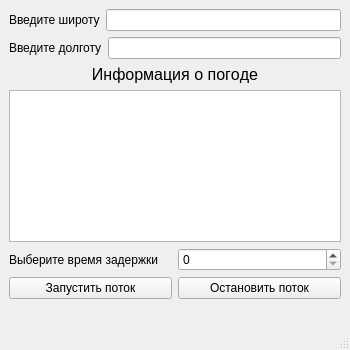
<?xml version="1.0" encoding="UTF-8"?>
<ui version="4.0">
 <class>MainWindow</class>
 <widget class="QMainWindow" name="MainWindow">
  <property name="geometry">
   <rect>
    <x>0</x>
    <y>0</y>
    <width>350</width>
    <height>350</height>
   </rect>
  </property>
  <property name="sizePolicy">
   <sizepolicy hsizetype="Preferred" vsizetype="Preferred">
    <horstretch>0</horstretch>
    <verstretch>0</verstretch>
   </sizepolicy>
  </property>
  <property name="minimumSize">
   <size>
    <width>350</width>
    <height>350</height>
   </size>
  </property>
  <property name="maximumSize">
   <size>
    <width>350</width>
    <height>350</height>
   </size>
  </property>
  <property name="windowTitle">
   <string>MainWindow</string>
  </property>
  <widget class="QWidget" name="centralwidget">
   <layout class="QVBoxLayout" name="verticalLayout">
    <item>
     <layout class="QHBoxLayout" name="horizontalLayout_2">
      <item>
       <widget class="QLabel" name="label">
        <property name="text">
         <string>Введите широту</string>
        </property>
       </widget>
      </item>
      <item>
       <widget class="QLineEdit" name="lineEdit_latitude">
        <property name="placeholderText">
         <string comment="Пример: 59.57" extracomment="Пример: 59.57"/>
        </property>
       </widget>
      </item>
     </layout>
    </item>
    <item>
     <layout class="QHBoxLayout" name="horizontalLayout">
      <item>
       <widget class="QLabel" name="label_2">
        <property name="text">
         <string>Введите долготу</string>
        </property>
       </widget>
      </item>
      <item>
       <widget class="QLineEdit" name="lineEdit_longitude"/>
      </item>
     </layout>
    </item>
    <item>
     <widget class="QLabel" name="label_4">
      <property name="font">
       <font>
        <pointsize>12</pointsize>
        <kerning>false</kerning>
       </font>
      </property>
      <property name="tabletTracking">
       <bool>false</bool>
      </property>
      <property name="text">
       <string>Информация о погоде</string>
      </property>
      <property name="textFormat">
       <enum>Qt::AutoText</enum>
      </property>
      <property name="alignment">
       <set>Qt::AlignCenter</set>
      </property>
     </widget>
    </item>
    <item>
     <widget class="QPlainTextEdit" name="plainTextEdit_Inform"/>
    </item>
    <item>
     <layout class="QHBoxLayout" name="horizontalLayout_3">
      <item>
       <widget class="QLabel" name="label_3">
        <property name="text">
         <string>Выберите время задержки </string>
        </property>
       </widget>
      </item>
      <item>
       <widget class="QSpinBox" name="spinBox_delay"/>
      </item>
     </layout>
    </item>
    <item>
     <layout class="QHBoxLayout" name="horizontalLayout_4">
      <item>
       <widget class="QPushButton" name="pushButton_start">
        <property name="text">
         <string>Запустить поток</string>
        </property>
       </widget>
      </item>
      <item>
       <widget class="QPushButton" name="pushButton_finish">
        <property name="text">
         <string>Остановить поток</string>
        </property>
       </widget>
      </item>
     </layout>
    </item>
    <item>
     <widget class="QLabel" name="label_5_status">
      <property name="text">
       <string/>
      </property>
     </widget>
    </item>
   </layout>
  </widget>
  <widget class="QMenuBar" name="menubar">
   <property name="geometry">
    <rect>
     <x>0</x>
     <y>0</y>
     <width>350</width>
     <height>22</height>
    </rect>
   </property>
  </widget>
  <widget class="QStatusBar" name="statusbar"/>
 </widget>
 <resources/>
 <connections/>
</ui>
